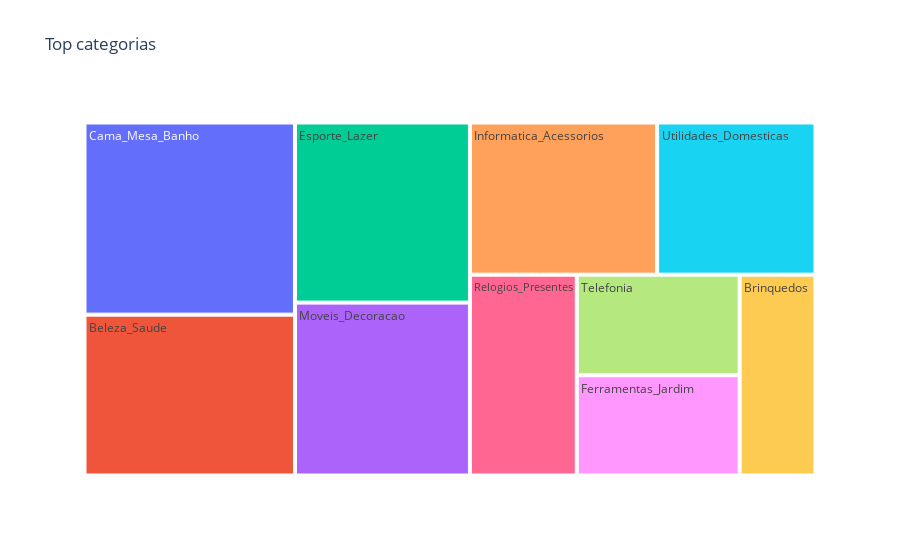

Notebook cell for this chart:
### Code cell
figtopcategoria.show()

### Figure 1 — Plotly figure (JSON) as saved in the notebook; plotly's stock layout.template omitted (floating-point values rounded to 4 significant figures)
{"data": [{"branchvalues": "total", "domain": {"x": [0, 1], "y": [0, 1]}, "hovertemplate": "labels=%{label}<br>order_id=%{value}<br>parent=%{parent}<br>id=%{id}<extra></extra>", "ids": ["Beleza_Saude", "Brinquedos", "Cama_Mesa_Banho", "Esporte_Lazer", "Ferramentas_Jardim", "Informatica_Acessorios", "Moveis_Decoracao", "Relogios_Presentes", "Telefonia", "Utilidades_Domesticas"], "labels": ["Beleza_Saude", "Brinquedos", "Cama_Mesa_Banho", "Esporte_Lazer", "Ferramentas_Jardim", "Informatica_Acessorios", "Moveis_Decoracao", "Relogios_Presentes", "Telefonia", "Utilidades_Domesticas"], "name": "", "parents": ["", "", "", "", "", "", "", "", "", ""], "type": "treemap", "values": [8643, 3889, 10323, 8044, 4168, 7271, 7722, 5478, 4181, 6152]}], "layout": {"legend": {"tracegroupgap": 0}, "title": {"text": "Top categorias"}}}
